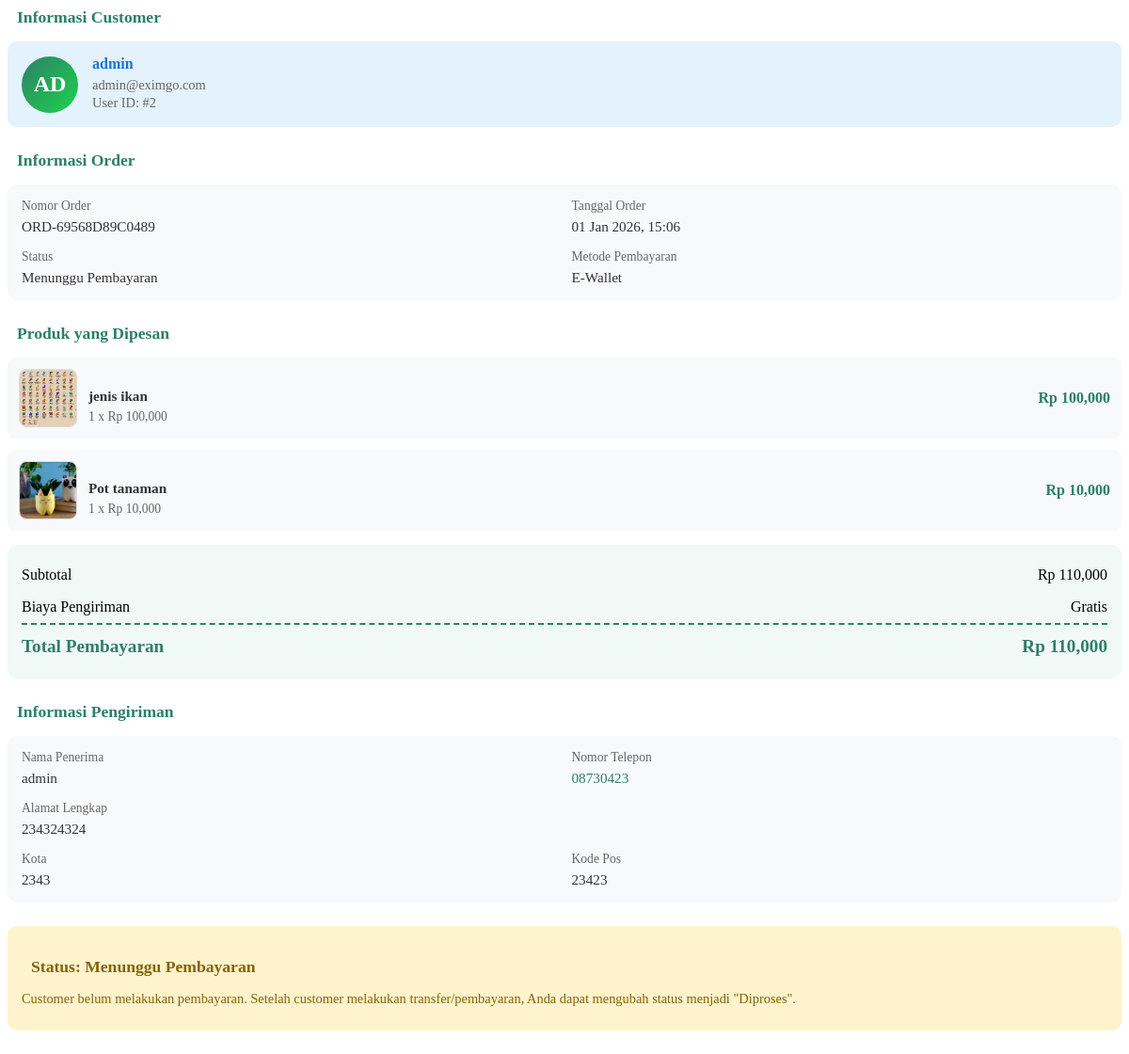
/admin/get_order_admin.php?id=1 (signed in), run on the app's committed database.
### tables this page shows
CREATE TABLE `orders` (
  `id` int(11) NOT NULL,
  `user_id` int(11) NOT NULL,
  `order_number` varchar(50) NOT NULL,
  `shipping_name` varchar(100) NOT NULL,
  `shipping_phone` varchar(20) NOT NULL,
  `shipping_address` text NOT NULL,
  `shipping_city` varchar(100) NOT NULL,
  `shipping_postal_code` varchar(10) NOT NULL,
  `payment_method` varchar(50) NOT NULL,
  `total_amount` decimal(15,2) NOT NULL,
  `status` enum('pending','processing','shipped','completed','cancelled') DEFAULT 'pending',
  `created_at` timestamp NOT NULL DEFAULT current_timestamp()
);

CREATE TABLE `users` (
  `id` int(11) NOT NULL,
  `full_name` varchar(100) NOT NULL,
  `email` varchar(100) NOT NULL,
  `password` varchar(255) NOT NULL,
  `role` enum('admin','user') DEFAULT 'user',
  `created_at` timestamp NOT NULL DEFAULT current_timestamp()
);

CREATE TABLE `order_items` (
  `id` int(11) NOT NULL,
  `order_id` int(11) NOT NULL,
  `product_id` int(11) NOT NULL,
  `product_name` varchar(150) NOT NULL,
  `price` decimal(15,2) NOT NULL,
  `quantity` int(11) NOT NULL,
  `subtotal` decimal(15,2) NOT NULL
);

CREATE TABLE `products` (
  `id` int(11) NOT NULL,
  `name` varchar(150) NOT NULL,
  `description` text DEFAULT NULL,
  `price` decimal(15,2) NOT NULL,
  `stock` int(11) NOT NULL DEFAULT 0,
  `image` varchar(255) DEFAULT NULL,
  `created_at` timestamp NOT NULL DEFAULT current_timestamp()
);

### src/admin/get_order_admin.php (the view, shortened to what this page needs)
<?php
require_once '../config/database.php';
$order_id = $_GET['id'];
$stmt = $pdo->prepare("
    SELECT o.*, u.full_name, u.email, u.id as user_id
    FROM orders o
    JOIN users u ON o.user_id = u.id
    WHERE o.id = ?
");
$stmt->execute([$order_id]);
$order = $stmt->fetch();
$stmt = $pdo->prepare("
    SELECT oi.*, p.image, p.name as product_name
    FROM order_items oi
    JOIN products p ON oi.product_id = p.id
    WHERE oi.order_id = ?
");
$stmt->execute([$order_id]);
$items = $stmt->fetchAll();
$status_labels = [
    'pending' => 'Menunggu Pembayaran',
    'processing' => 'Diproses',
    'shipped' => 'Dikirim',
    'completed' => 'Selesai',
    'cancelled' => 'Dibatalkan'
];
$payment_methods = [
    'transfer_bank' => 'Transfer Bank',
    'e-wallet' => 'E-Wallet',
    'cod' => 'Cash on Delivery'
];
?>
<div class="detail-section">
    <h3><i class="fas fa-user"></i> Informasi Customer</h3>
    <div class="user-card">
        <div class="user-avatar-large">
            <?= strtoupper(substr($order['full_name'], 0, 2)) ?>
        </div>
        <div class="user-info-detail">
            <h4><?= htmlspecialchars($order['full_name']) ?></h4>
            <p><i class="fas fa-envelope"></i> <?= htmlspecialchars($order['email']) ?></p>
            <p><i class="fas fa-id-badge"></i> User ID: #<?= $order['user_id'] ?></p>
        </div>
    </div>
</div>
<div class="detail-section">
    <h3><i class="fas fa-info-circle"></i> Informasi Order</h3>
    <div class="info-grid">
        <div class="info-item">
            <span class="info-label">Nomor Order</span>
            <span class="info-value"><?= htmlspecialchars($order['order_number']) ?></span>
        </div>
        <div class="info-item">
            <span class="info-label">Tanggal Order</span>
            <span class="info-value"><?= date('d M Y, H:i', strtotime($order['created_at'])) ?></span>
        </div>
        <div class="info-item">
            <span class="info-label">Status</span>
            <span class="info-value">
                <span class="status-badge status-<?= $order['status'] ?>">
                    <?= $status_labels[$order['status']] ?? $order['status'] ?>
                </span>
            </span>
        </div>
        <div class="info-item">
            <span class="info-label">Metode Pembayaran</span>
            <span class="info-value"><?= $payment_methods[$order['payment_method']] ?? $order['payment_method'] ?></span>
        </div>
    </div>
</div>
<div class="detail-section">
    <h3><i class="fas fa-box"></i> Produk yang Dipesan</h3>
    <div class="items-list">
        <?php foreach ($items as $item): ?>
            <div class="item-row">
                <img src="../assets/images/uploads/<?= !empty($item['image']) ? $item['image'] : 'default.jpg' ?>"
                     alt="<?= htmlspecialchars($item['product_name']) ?>"
                     onerror="this.src='../assets/images/uploads/default.jpg'">
                <div class="item-details">
                    <h4><?= htmlspecialchars($item['product_name']) ?></h4>
                    <div class="item-price">
                        <?= $item['quantity'] ?> x Rp <?= number_format($item['price']) ?>
                    </div>
                </div>
                <div class="item-subtotal">
                    Rp <?= number_format($item['subtotal'] ?? ($item['quantity'] * $item['price'])) ?>
                </div>
            </div>
        <?php endforeach; ?>
    </div>
    <div class="total-section">
        <div class="total-row">
            <span>Subtotal</span>
            <span>Rp <?= number_format($order['total_amount']) ?></span>
        </div>
        <div class="total-row">
            <span>Biaya Pengiriman</span>
            <span>Gratis</span>
        </div>
        <div class="total-row grand">
            <span>Total Pembayaran</span>
            <span>Rp <?= number_format($order['total_amount']) ?></span>
        </div>
    </div>
</div>
<div class="detail-section">
    <h3><i class="fas fa-truck"></i> Informasi Pengiriman</h3>
    <div class="info-grid">
        <div class="info-item">
            <span class="info-label">Nama Penerima</span>
            <span class="info-value"><?= htmlspecialchars($order['shipping_name']) ?></span>
        </div>
        <div class="info-item">
            <span class="info-label">Nomor Telepon</span>
            <span class="info-value">
                <a href="tel:<?= $order['shipping_phone'] ?>" style="color: #2d7f68; text-decoration: none;">
                    <i class="fas fa-phone"></i> <?= htmlspecialchars($order['shipping_phone']) ?>
                </a>
            </span>
        </div>
        <div class="info-item" style="grid-column: 1 / -1;">
            <span class="info-label">Alamat Lengkap</span>
            <span class="info-value"><?= htmlspecialchars($order['shipping_address']) ?></span>
        </div>
        <div class="info-item">
            <span class="info-label">Kota</span>
            <span class="info-value"><?= htmlspecialchars($order['shipping_city']) ?></span>
        </div>
        <div class="info-item">
            <span class="info-label">Kode Pos</span>
            <span class="info-value"><?= htmlspecialchars($order['shipping_postal_code']) ?></span>
        </div>
    </div>
</div>
<?php if ($order['status'] === 'pending'): ?>
    <div class="detail-section" style="background: #fff3cd; padding: 15px; border-radius: 10px;">
        <h3 style="color: #856404;"><i class="fas fa-exclamation-triangle"></i> Status: Menunggu Pembayaran</h3>
        <p style="color: #856404; margin: 10px 0; font-size: 0.9rem;">
            Customer belum melakukan pembayaran. Setelah customer melakukan transfer/pembayaran,
            Anda dapat mengubah status menjadi "Diproses".
        </p>
    </div>
<?php endif; ?>

### src/admin/get_order_admin.php (style rules this page uses)
.detail-section { margin-bottom: 25px; }
.detail-section h3 { font-size: 1.1rem; color: #2d7f68; margin-bottom: 15px; display: flex; align-items: center; gap: 10px; }
.info-grid { display: grid; grid-template-columns: repeat(2, 1fr); gap: 15px; background: #f8f9fa; padding: 15px; border-radius: 10px; }
.info-item { display: flex; flex-direction: column; gap: 5px; }
.info-label { color: #666; font-size: 0.85rem; }
.info-value { color: #333; font-weight: 500; font-size: 0.95rem; }
.items-list { display: flex; flex-direction: column; gap: 12px; }
.item-row { display: flex; gap: 12px; padding: 12px; background: #f8f9fa; border-radius: 8px; }
.item-row img { width: 60px; height: 60px; object-fit: cover; border-radius: 8px; border: 1px solid #ddd; }
.item-details { flex: 1; }
.item-details h4 { font-size: 0.95rem; color: #333; margin-bottom: 5px; }
.item-price { color: #666; font-size: 0.85rem; }
.item-subtotal { font-weight: 600; color: #2d7f68; align-self: center; }
.total-section { background: #f0f9f6; padding: 15px; border-radius: 10px; margin-top: 15px; }
.total-row { display: flex; justify-content: space-between; padding: 8px 0; }
.total-row.grand { font-size: 1.2rem; font-weight: 700; color: #2d7f68; padding-top: 12px; border-top: 2px dashed #2d7f68; }
.user-card { background: #e3f2fd; padding: 15px; border-radius: 10px; display: flex; align-items: center; gap: 15px; }
.user-avatar-large { width: 60px; height: 60px; border-radius: 50%; background: linear-gradient(135deg, #2d7f68, #1cd44d); color: white; display: flex; align-items: center; justify-content: center; font-weight: 700; font-size: 1.5rem; }
.user-info-detail h4 { margin: 0 0 5px 0; color: #1976d2; }
.user-info-detail p { margin: 2px 0; color: #666; font-size: 0.9rem; }

### data on the page
orders: user.full_name "AD", user.full_name "admin", user.email "admin@eximgo.com", user "2", order_number "ORD-69568D89C0489", created_at "01 Jan 2026, 15:06", status "Menunggu Pembayaran", payment_method "E-Wallet", total_amount "110,000", shipping_name "admin", shipping_phone "08730423", shipping_address "234324324", shipping_city "2343", shipping_postal_code "23423"
order_items: product.image (picture), product.name "jenis ikan", quantity "1", price "100,000", subtotal "100,000"
order_items: product.image (picture), product.name "Pot tanaman", quantity "1", price "10,000", subtotal "10,000"
